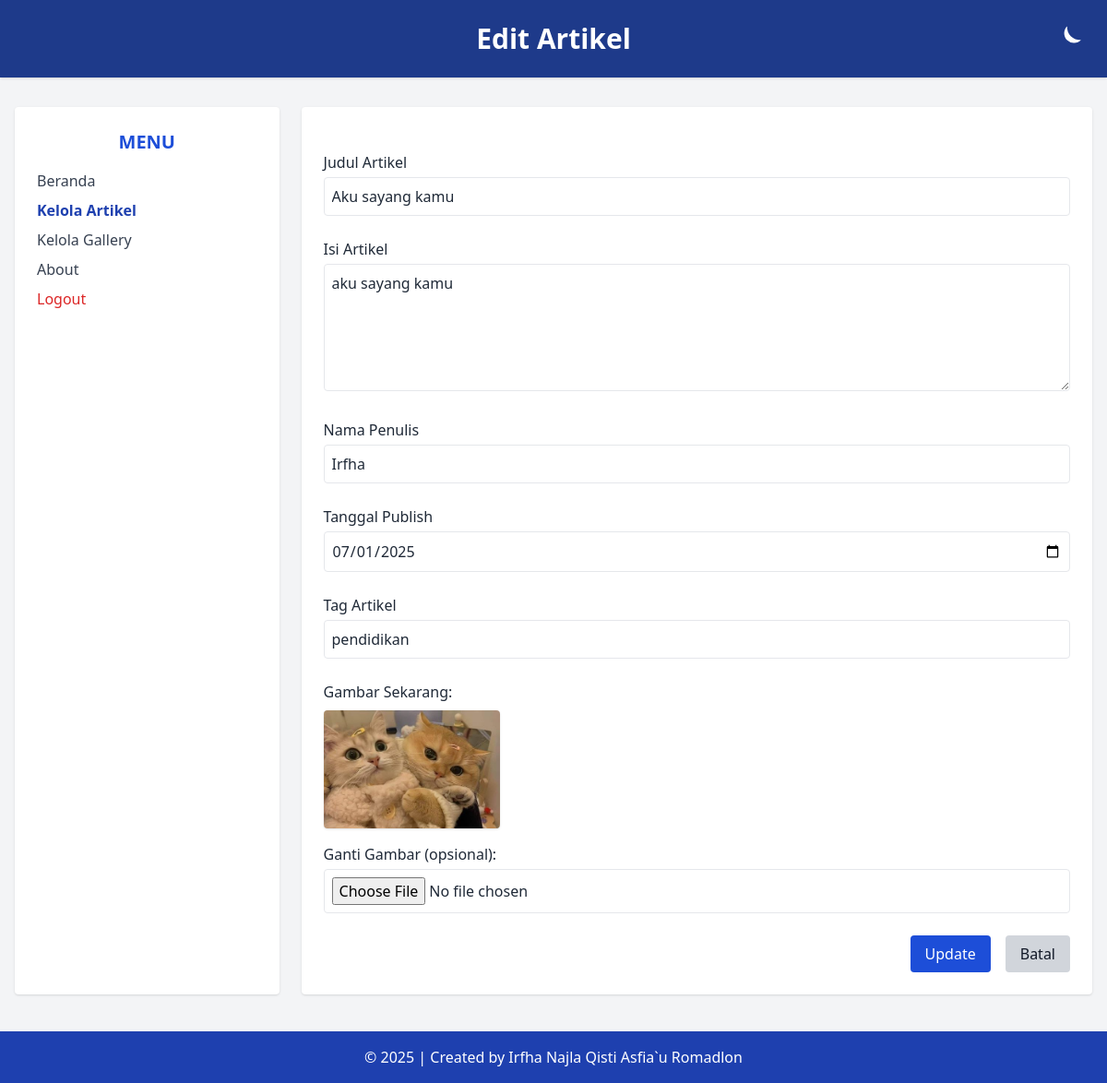
/admin/edit_artikel.php?id_artikel=3 (signed in), run on the app's committed database.
### tables this page shows
CREATE TABLE `tbl_artikel` (
  `id_artikel` int(11) NOT NULL,
  `nama_artikel` varchar(100) DEFAULT NULL,
  `isi_artikel` text DEFAULT NULL,
  `gambar_artikel` varchar(255) NOT NULL,
  `nama_penulis` varchar(100) NOT NULL,
  `tanggal_publish` date DEFAULT NULL,
  `tag_artikel` varchar(255) NOT NULL
);

### admin/edit_artikel.php (the view, shortened to what this page needs)
<?php
include('../koneksi.php');
$id = $_GET['id_artikel'];
$sql = "SELECT * FROM tbl_artikel WHERE id_artikel = '$id'";
$query = mysqli_query($db, $sql);
$data = mysqli_fetch_array($query);
?>
<!DOCTYPE html>
<html lang="en" class="transition-colors duration-300">
<head>
  <script src="https://cdn.tailwindcss.com"></script>
</head>
<body class="bg-gray-100 dark:bg-gray-900 text-gray-800 dark:text-gray-100 min-h-screen font-sans">
  <header class="relative bg-blue-900 dark:bg-gray-800 text-white text-center py-6 shadow">
    <h1 class="text-3xl font-bold">Edit Artikel</h1>
    <button onclick="toggleDarkMode()" class="absolute right-6 top-6 hover:scale-110 transition" title="Toggle Theme">
      <svg id="icon-moon" xmlns="http://www.w3.org/2000/svg" class="w-9 h-9 fill-current" viewBox="0 0 24 24">
        <path d="M21 12.79A9 9 0 0111.21 3a7 7 0 1010 9.79z" />
      </svg>
    </button>
  </header>
  <div class="flex max-w-7xl mx-auto mt-8 px-4 gap-6">
    <aside class="w-1/4 bg-white dark:bg-gray-800 rounded shadow p-6">
      <h2 class="text-xl font-semibold text-blue-700 dark:text-blue-400 mb-4 text-center">MENU</h2>
      <ul class="space-y-2 text-gray-700 dark:text-gray-200">
        <li><a href="beranda_admin.php" class="block hover:text-blue-500">Beranda</a></li>
        <li><a href="data_artikel.php" class="block font-semibold text-blue-800 dark:text-blue-300">Kelola Artikel</a>
        </li>
        <li><a href="data_gallery.php" class="block hover:text-blue-500">Kelola Gallery</a></li>
        <li><a href="about.php" class="block hover:text-blue-500">About</a></li>
        <li>
          <a href="logout.php" onclick="return confirm('Apakah anda yakin ingin keluar?');"
            class="block text-red-600 hover:underline font-medium">Logout</a>
        </li>
      </ul>
    </aside>
    <main class="w-3/4 bg-white dark:bg-gray-800 rounded shadow p-6">
      <form action="proses_edit_artikel.php" method="post" enctype="multipart/form-data" class="space-y-6">
        <div>
          <label for="nama_artikel" class="block mb-1">Judul Artikel</label>
          <input type="text" id="nama_artikel" name="nama_artikel" required
            value="<?php echo htmlspecialchars($data['nama_artikel']); ?>"
            class="w-full p-2 border rounded dark:bg-gray-700 dark:text-white">
        </div>
        <div>
          <label for="isi_artikel" class="block mb-1">Isi Artikel</label>
          <textarea id="isi_artikel" name="isi_artikel" rows="5" required
            class="w-full p-2 border rounded dark:bg-gray-700 dark:text-white"><?php echo htmlspecialchars($data['isi_artikel']); ?></textarea>
        </div>
        <div>
          <label for="nama_penulis" class="block mb-1">Nama Penulis</label>
          <input type="text" id="nama_penulis" name="nama_penulis" required
            value="<?php echo htmlspecialchars($data['nama_penulis']); ?>"
            class="w-full p-2 border rounded dark:bg-gray-700 dark:text-white">
        </div>
        <div>
          <label for="tanggal_publish" class="block mb-1">Tanggal Publish</label>
          <input type="date" id="tanggal_publish" name="tanggal_publish" required
            value="<?php echo htmlspecialchars($data['tanggal_publish']); ?>"
            class="w-full p-2 border rounded dark:bg-gray-700 dark:text-white">
        </div>
        <div>
          <label for="tag_artikel" class="block mb-1">Tag Artikel</label>
          <input type="text" id="tag_artikel" name="tag_artikel"
            value="<?php echo htmlspecialchars($data['tag_artikel']); ?>"
            class="w-full p-2 border rounded dark:bg-gray-700 dark:text-white">
        </div>
        <div>
          <p class="mb-2">Gambar Sekarang:</p>
          <img src="../images/<?php echo $data['gambar_artikel']; ?>" alt="Gambar Artikel"
            class="h-32 rounded shadow mb-4">
          <label for="gambar_artikel" class="block mb-1">Ganti Gambar (opsional):</label>
          <input type="file" name="gambar_artikel" id="gambar_artikel" accept="image/*"
            class="w-full p-2 border rounded dark:bg-gray-700 dark:text-white">
        </div>
        <div class="flex justify-end space-x-4">
          <button type="submit"
            class="bg-blue-700 text-white px-4 py-2 rounded hover:bg-blue-800 transition">Update</button>
          <a href="data_artikel.php"
            class="bg-gray-300 dark:bg-gray-700 text-gray-900 dark:text-white px-4 py-2 rounded">Batal</a>
        </div>
      </form>
    </main>
  </div>
  <footer class="bg-blue-800 dark:bg-gray-800 text-white text-center py-4 mt-10">
    &copy; <?php echo date('Y'); ?> | Created by Irfha Najla Qisti Asfia`u Romadlon
  </footer>
</body>
</html>

### data on the page
tbl_artikel: nama_artikel "Aku sayang kamu", isi_artikel "aku sayang kamu", nama_penulis "Irfha", tanggal_publish "07/01/2025", tag_artikel "pendidikan", gambar_artikel (picture)
